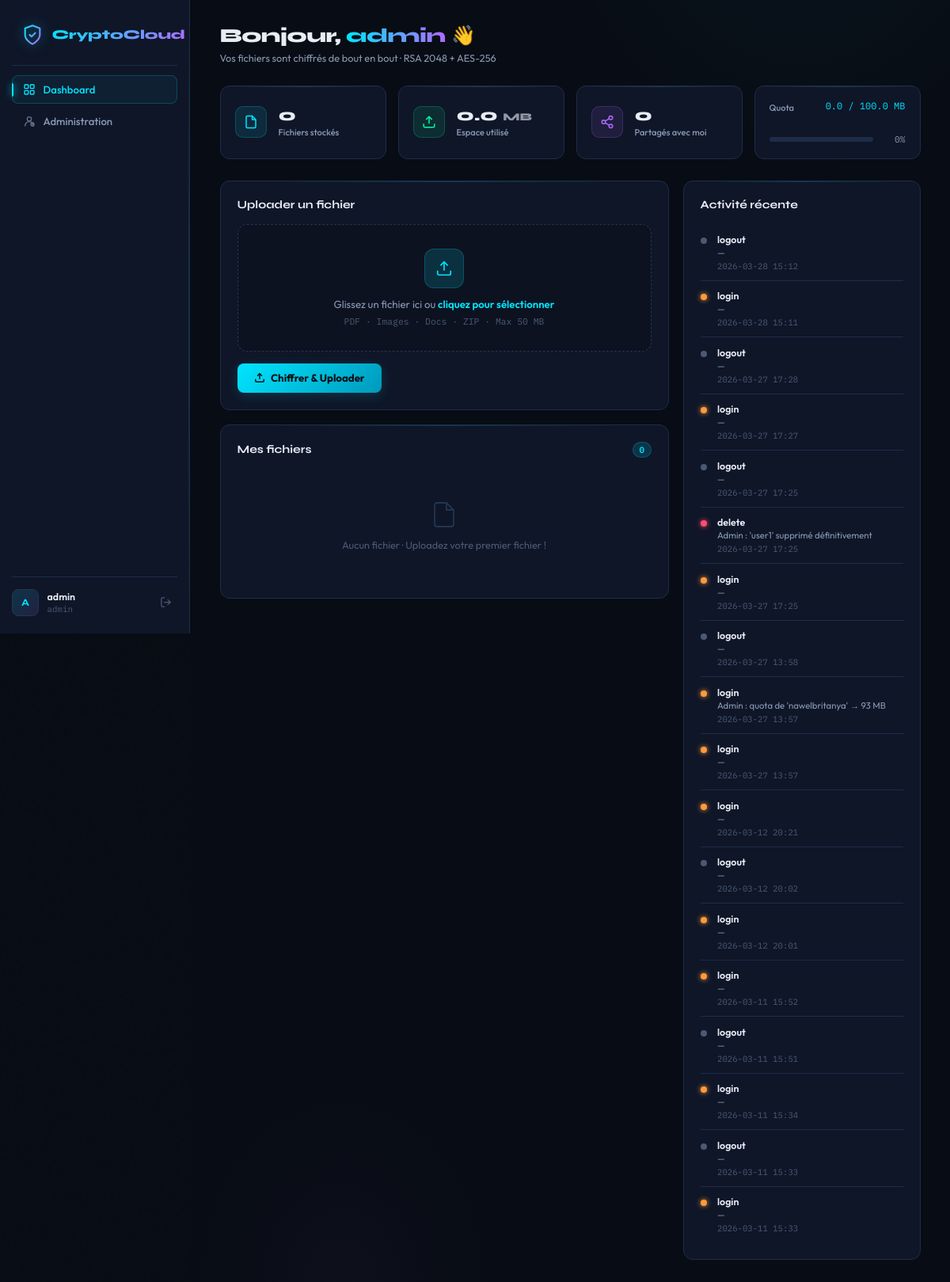
/dashboard (signed in), run on the app's committed database.
### tables this page shows
CREATE TABLE logs (
    id        INTEGER PRIMARY KEY AUTOINCREMENT,
    user_id   INTEGER,
    action    TEXT NOT NULL
              CHECK (action IN ('login','logout','upload','download','delete','share','register')),
    details   TEXT,
    ip        TEXT,                                  -- adresse IP de l'action
    timestamp TEXT NOT NULL DEFAULT (datetime('now')),
    FOREIGN KEY (user_id) REFERENCES users(id) ON DELETE SET NULL
);

### main.py (the view)
@app.route("/dashboard")
def dashboard():
    if "user_id" not in session:
        return redirect(url_for("auth.login"))
    user_id = session["user_id"]
    stats   = get_quota_stats(user_id)
    return render_template(
        "dashboard.html",
        files          = list_user_files(user_id),
        shared_files   = list_shared_with_me(user_id),
        logs           = get_logs_by_user(user_id),
        quota_used_mb  = stats["quota_used_mb"],
        quota_max_mb   = stats["quota_max_mb"],
        quota_percent  = stats["quota_percent"],
    )

### database/db.py (called while the page is built)
def get_connection():
    conn = sqlite3.connect(DB_PATH)
    conn.row_factory = sqlite3.Row
    conn.execute("PRAGMA foreign_keys = ON")
    return conn

def fetch_one(query, params=()):
    with get_connection() as conn:
        return conn.execute(query, params).fetchone()

def fetch_all(query, params=()):
    with get_connection() as conn:
        return conn.execute(query, params).fetchall()

def get_quota(user_id):
    return fetch_one("SELECT * FROM quotas WHERE user_id = ?", (user_id,))

def get_files_by_user(user_id):
    return fetch_all("SELECT * FROM files WHERE owner_id = ? ORDER BY uploaded_at DESC", (user_id,))

def get_files_shared_with_user(user_id):
    return fetch_all("""
        SELECT f.*, u.username AS owner_name, sf.shared_at
        FROM shared_files sf
        JOIN files f ON sf.file_id = f.id
        JOIN users u ON f.owner_id = u.id
        WHERE sf.shared_with = ?
        ORDER BY sf.shared_at DESC
    """, (user_id,))

def get_logs_by_user(user_id):
    return fetch_all(
        "SELECT * FROM logs WHERE user_id = ? ORDER BY timestamp DESC LIMIT 50",
        (user_id,)
    )

### services/file_service.py (called while the page is built)
def list_user_files(user_id):
    files = get_files_by_user(user_id)
    result = []
    for f in files:
        d = dict(f)
        d["download_count"] = get_download_count(f["id"])
        result.append(d)
    return result

def list_shared_with_me(user_id):
    return get_files_shared_with_user(user_id)

### services/quota_service.py (called while the page is built, shortened)
def get_quota_stats(user_id: int) -> dict:
    quota = get_quota(user_id)
    used  = quota["quota_used"]
    maxi  = quota["quota_max"]
    pct   = round((used / maxi) * 100) if maxi > 0 else 0
    return {
        "quota_used_bytes" : used,
        "quota_max_bytes"  : maxi,
        "quota_used_mb"    : round(used / (1024 * 1024), 2),
        "quota_max_mb"     : round(maxi / (1024 * 1024), 2),
        "quota_free_mb"    : round((maxi - used) / (1024 * 1024), 2),
        "quota_percent"    : pct,
        "is_full"          : pct >= 100,
        "is_warning"       : pct >= 80,
        "is_critical"      : pct >= 95,
    }

### templates/dashboard.html (shortened to what this page needs)
{% extends "base.html" %}
{% block content %}
<div class="dash-header">
  <div>
    <h1 class="page-title">Bonjour, <span class="highlight">{{ session['username'] }}</span> 👋</h1>
    <p class="page-sub">Vos fichiers sont chiffrés de bout en bout · RSA 2048 + AES-256</p>
  </div>
</div>
<div class="stats-row">
  <div class="stat-card">
    <div class="stat-icon icon-blue">
      <svg width="18" height="18" viewBox="0 0 24 24" fill="none" stroke="currentColor" stroke-width="2">
        <path d="M14 2H6a2 2 0 0 0-2 2v16a2 2 0 0 0 2 2h12a2 2 0 0 0 2-2V8z"/>
        <polyline points="14 2 14 8 20 8"/>
      </svg>
    </div>
    <div>
      <p class="stat-value">{{ files|length }}</p>
      <p class="stat-label">Fichiers stockés</p>
    </div>
  </div>
  <div class="stat-card">
    <div class="stat-icon icon-green">
      <svg width="18" height="18" viewBox="0 0 24 24" fill="none" stroke="currentColor" stroke-width="2">
        <path d="M21 15v4a2 2 0 0 1-2 2H5a2 2 0 0 1-2-2v-4"/>
        <polyline points="17 8 12 3 7 8"/><line x1="12" y1="3" x2="12" y2="15"/>
      </svg>
    </div>
    <div>
      <p class="stat-value">{{ quota_used_mb }} <span style="font-size:.9rem;opacity:.6">MB</span></p>
      <p class="stat-label">Espace utilisé</p>
    </div>
  </div>
  <div class="stat-card">
    <div class="stat-icon icon-purple">
      <svg width="18" height="18" viewBox="0 0 24 24" fill="none" stroke="currentColor" stroke-width="2">
        <circle cx="18" cy="5" r="3"/><circle cx="6" cy="12" r="3"/><circle cx="18" cy="19" r="3"/>
        <line x1="8.59" y1="13.51" x2="15.42" y2="17.49"/><line x1="15.41" y1="6.51" x2="8.59" y2="10.49"/>
      </svg>
    </div>
    <div>
      <p class="stat-value">{{ shared_files|length }}</p>
      <p class="stat-label">Partagés avec moi</p>
    </div>
  </div>
  <div class="stat-card quota-stat">
    <div class="quota-top">
      <span class="stat-label">Quota</span>
      <span class="quota-nums">{{ quota_used_mb }} / {{ quota_max_mb }} MB</span>
    </div>
    <div class="quota-bar-wrap">
      <div class="quota-bar-track">
      </div>
      <span class="quota-pct">{{ quota_percent }}%</span>
    </div>
  </div>
</div>
<div class="dash-grid">
  <div class="dash-col-main">
    <div class="card" style="animation-delay:.1s">
      <div class="card-header">
        <h2 class="card-title">Uploader un fichier</h2>
      </div>
      <form method="POST" action="/upload" enctype="multipart/form-data">
        <div class="upload-zone" id="uploadZone">
          <div class="upload-icon">
            <svg width="22" height="22" viewBox="0 0 24 24" fill="none" stroke="currentColor" stroke-width="1.8">
              <path d="M21 15v4a2 2 0 0 1-2 2H5a2 2 0 0 1-2-2v-4"/>
              <polyline points="17 8 12 3 7 8"/><line x1="12" y1="3" x2="12" y2="15"/>
            </svg>
          </div>
          <p class="upload-text" id="uploadLabel">
            Glissez un fichier ici ou <span class="upload-link">cliquez pour sélectionner</span>
          </p>
          <p class="upload-hint">PDF · Images · Docs · ZIP · Max 50 MB</p>
        </div>
        <button type="submit" class="btn-primary">
          <svg width="14" height="14" viewBox="0 0 24 24" fill="none" stroke="currentColor" stroke-width="2.5">
            <path d="M21 15v4a2 2 0 0 1-2 2H5a2 2 0 0 1-2-2v-4"/>
            <polyline points="17 8 12 3 7 8"/><line x1="12" y1="3" x2="12" y2="15"/>
          </svg>
          Chiffrer &amp; Uploader
        </button>
      </form>
    </div>
    <div class="card" style="animation-delay:.15s">
      <div class="card-header">
        <h2 class="card-title">Mes fichiers</h2>
        <span class="badge-count">{{ files|length }}</span>
      </div>
      {% if files %}
      <div class="file-list">
        {% for file in files %}
        <div class="file-row" style="animation-delay:{{ loop.index0 * 0.05 }}s">
          <div class="file-icon">
            <svg width="15" height="15" viewBox="0 0 24 24" fill="none" stroke="currentColor" stroke-width="2">
              <path d="M14 2H6a2 2 0 0 0-2 2v16a2 2 0 0 0 2 2h12a2 2 0 0 0 2-2V8z"/>
              <polyline points="14 2 14 8 20 8"/>
            </svg>
          </div>
          <div class="file-info">
            <p class="file-name">{{ file['original_name'] }}</p>
            <p class="file-meta">{{ (file['file_size'] / 1024)|round(1) }} KB · {{ file['uploaded_at'][:16] }}</p>
          </div>
          <div class="file-actions">
            <a href="/download/{{ file['id'] }}" class="icon-btn icon-btn-blue" title="Télécharger">
              <svg width="13" height="13" viewBox="0 0 24 24" fill="none" stroke="currentColor" stroke-width="2.5">
                <path d="M21 15v4a2 2 0 0 1-2 2H5a2 2 0 0 1-2-2v-4"/>
                <polyline points="7 10 12 15 17 10"/><line x1="12" y1="15" x2="12" y2="3"/>
              </svg>
            </a>
            <button class="icon-btn icon-btn-green" title="Partager"
                    onclick="openShareModal({{ file['id'] }}, '{{ file['original_name'] }}')">
              <svg width="13" height="13" viewBox="0 0 24 24" fill="none" stroke="currentColor" stroke-width="2.5">
                <circle cx="18" cy="5" r="3"/><circle cx="6" cy="12" r="3"/><circle cx="18" cy="19" r="3"/>
                <line x1="8.59" y1="13.51" x2="15.42" y2="17.49"/>
                <line x1="15.41" y1="6.51" x2="8.59" y2="10.49"/>
              </svg>
            </button>
            <form method="POST" action="/delete/{{ file['id'] }}" style="display:inline"
                  onsubmit="return confirm('Supprimer ce fichier ?')">
              <button type="submit" class="icon-btn icon-btn-red" title="Supprimer">
                <svg width="13" height="13" viewBox="0 0 24 24" fill="none" stroke="currentColor" stroke-width="2.5">
                  <polyline points="3 6 5 6 21 6"/>
                  <path d="M19 6l-1 14a2 2 0 0 1-2 2H8a2 2 0 0 1-2-2L5 6"/>
                  <path d="M10 11v6"/><path d="M14 11v6"/>
                </svg>
              </button>
            </form>
          </div>
        </div>
        {% endfor %}
      </div>
      {% else %}
      <div class="empty-state">
        <svg width="36" height="36" viewBox="0 0 24 24" fill="none" stroke="currentColor" stroke-width="1.2">
          <path d="M14 2H6a2 2 0 0 0-2 2v16a2 2 0 0 0 2 2h12a2 2 0 0 0 2-2V8z"/>
          <polyline points="14 2 14 8 20 8"/>
        </svg>
        <p>Aucun fichier · Uploadez votre premier fichier !</p>
      </div>
      {% endif %}
    </div>
  </div>
  <div class="dash-col-side">
    <div class="card card-full" style="animation-delay:.2s">
      <div class="card-header">
        <h2 class="card-title">Activité récente</h2>
      </div>
      {% if logs %}
      <ul class="activity-list">
        {% for log in logs %}
        <li class="activity-item" style="animation-delay:{{ loop.index0 * 0.04 }}s">
          <div class="activity-dot dot-{{ log['action'] }}"></div>
          <div class="activity-body">
            <p class="activity-action">{{ log['action'] }}</p>
            <p class="activity-detail">{{ log['details'] or '—' }}</p>
            <p class="activity-time">{{ log['timestamp'][:16] }}</p>
          </div>
        </li>
        {% endfor %}
      </ul>
      {% else %}
      <div class="empty-state"><p>Aucune activité</p></div>
      {% endif %}
    </div>
  </div>
</div>
{% endblock %}

### data on the page
logs: action "logout", log "—", timestamp "2026-03-28 15:12"
logs: action "login", log "—", timestamp "2026-03-28 15:11"
logs: action "logout", log "—", timestamp "2026-03-27 17:28"
logs: action "login", log "—", timestamp "2026-03-27 17:27"
logs: action "logout", log "—", timestamp "2026-03-27 17:25"
logs: action "delete", details "Admin : 'user1' supprimé définitivement", timestamp "2026-03-27 17:25"
logs: action "login", log "—", timestamp "2026-03-27 17:25"
logs: action "logout", log "—", timestamp "2026-03-27 13:58"
logs: action "login", details "Admin : quota de 'nawelbritanya' → 93 MB", timestamp "2026-03-27 13:57"
logs: action "login", log "—", timestamp "2026-03-27 13:57"
logs: action "login", log "—", timestamp "2026-03-12 20:21"
logs: action "logout", log "—", timestamp "2026-03-12 20:02"
logs: action "login", log "—", timestamp "2026-03-12 20:01"
logs: action "login", log "—", timestamp "2026-03-11 15:52"
logs: action "logout", log "—", timestamp "2026-03-11 15:51"
logs: action "login", log "—", timestamp "2026-03-11 15:34"
logs: action "logout", log "—", timestamp "2026-03-11 15:33"
logs: action "login", log "—", timestamp "2026-03-11 15:33"

### other printed values
{{ session['username'][0]|upper }} "A"
{{ session['username'] }} "admin"
{{ session.get('role', 'user') }} "admin"
{{ files|length }} "0"
{{ quota_used_mb }} "0.0"
{{ shared_files|length }} "0"
{{ quota_max_mb }} "100.0"
{{ quota_percent }} "0"
